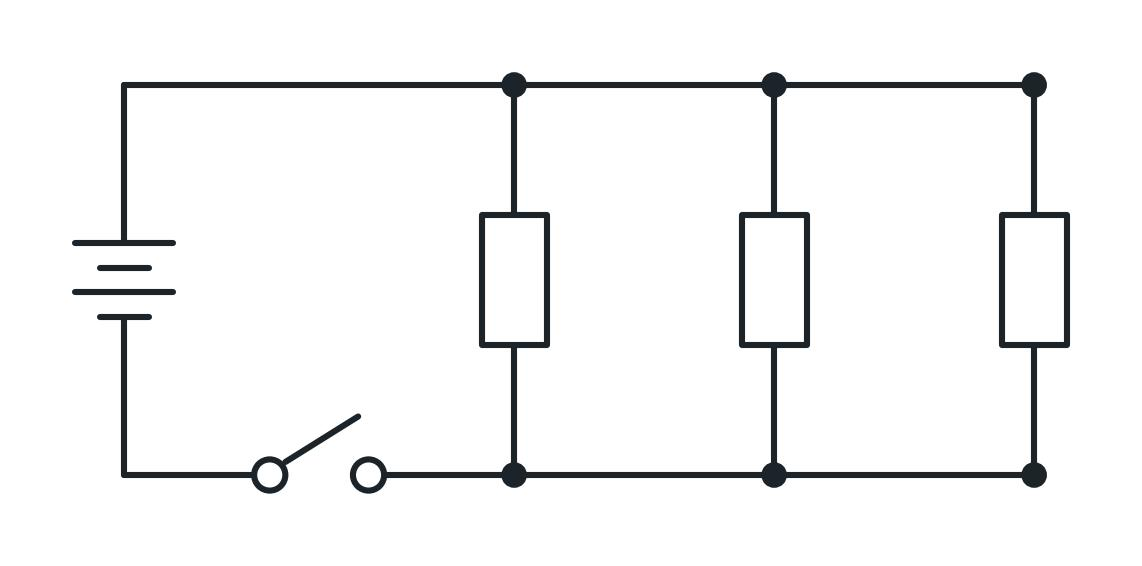

This figure's Python source:
import sys
from pathlib import Path

import matplotlib

matplotlib.use("Agg")

import schemdraw
import schemdraw.elements as elm

elm.style(elm.STYLE_IEC)

SKILL_SCRIPTS = Path.home() / ".cursor/skills/hk-circuit-diagram/scripts"
sys.path.insert(0, str(SKILL_SCRIPTS))
from incandescent_lamp import IncandescentLamp  # noqa: F401

INK = "#1c242a"
BG = "#ffffff"
out = Path(__file__).resolve().parent / "IMG_0356.jpg"
out.parent.mkdir(parents=True, exist_ok=True)

with schemdraw.Drawing(show=False, dpi=200) as d:
    d.config(color=INK, bgcolor=BG, lw=2.2, margin=0.55, inches_per_unit=0.65)
    bat = elm.Battery().down()
    elm.Line().right().at(bat.start).length(3)
    p1 = elm.Dot()
    elm.Resistor().down()
    q1 = elm.Dot()
    elm.Line().right().at(p1.center).length(2)
    p2 = elm.Dot()
    elm.Resistor().down()
    q2 = elm.Dot()
    elm.Line().right().at(p2.center).length(2)
    p3 = elm.Dot()
    elm.Resistor().down()
    q3 = elm.Dot()
    elm.Line().at(q3.center).to(q2.center)
    elm.Line().to(q1.center)
    elm.Switch().at(bat.end).to(q1.center)
    d.save(str(out), dpi=200, transparent=False)

print(out)
